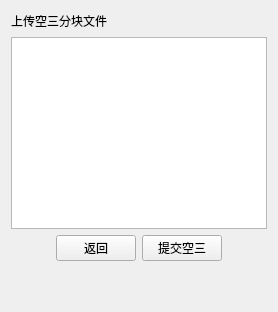
                     <widget class="QWidget" name="page_blockAT_KML">
                      <layout class="QVBoxLayout" name="verticalLayout_92">
                       <item>
                        <layout class="QHBoxLayout" name="horizontalLayout_80">
                         <item>
                          <widget class="QLabel" name="label_44">
                           <property name="text">
                            <string>上传空三分块文件</string>
                           </property>
                          </widget>
                         </item>
                         <item>
                          <spacer name="horizontalSpacer_39">
                           <property name="orientation">
                            <enum>Qt::Horizontal</enum>
                           </property>
                           <property name="sizeHint" stdset="0">
                            <size>
                             <width>40</width>
                             <height>20</height>
                            </size>
                           </property>
                          </spacer>
                         </item>
                        </layout>
                       </item>
                       <item>
                        <widget class="QListWidget" name="listWidget_blockATKML"/>
                       </item>
                       <item>
                        <layout class="QHBoxLayout" name="horizontalLayout_82">
                         <property name="topMargin">
                          <number>0</number>
                         </property>
                         <item>
                          <spacer name="horizontalSpacer_40">
                           <property name="orientation">
                            <enum>Qt::Horizontal</enum>
                           </property>
                           <property name="sizeHint" stdset="0">
                            <size>
                             <width>40</width>
                             <height>20</height>
                            </size>
                           </property>
                          </spacer>
                         </item>
                         <item>
                          <widget class="QPushButton" name="btnKmlBack">
                           <property name="text">
                            <string>返回</string>
                           </property>
                          </widget>
                         </item>
                         <item>
                          <widget class="QPushButton" name="btnSubmitATBlockAT">
                           <property name="text">
                            <string>提交空三</string>
                           </property>
                          </widget>
                         </item>
                         <item>
                          <spacer name="horizontalSpacer_41">
                           <property name="orientation">
                            <enum>Qt::Horizontal</enum>
                           </property>
                           <property name="sizeHint" stdset="0">
                            <size>
                             <width>40</width>
                             <height>20</height>
                            </size>
                           </property>
                          </spacer>
                         </item>
                        </layout>
                       </item>
                       <item>
                        <spacer name="verticalSpacer_30">
                         <property name="orientation">
                          <enum>Qt::Vertical</enum>
                         </property>
                         <property name="sizeHint" stdset="0">
                          <size>
                           <width>20</width>
                           <height>40</height>
                          </size>
                         </property>
                        </spacer>
                       </item>
                      </layout>
                     </widget>
